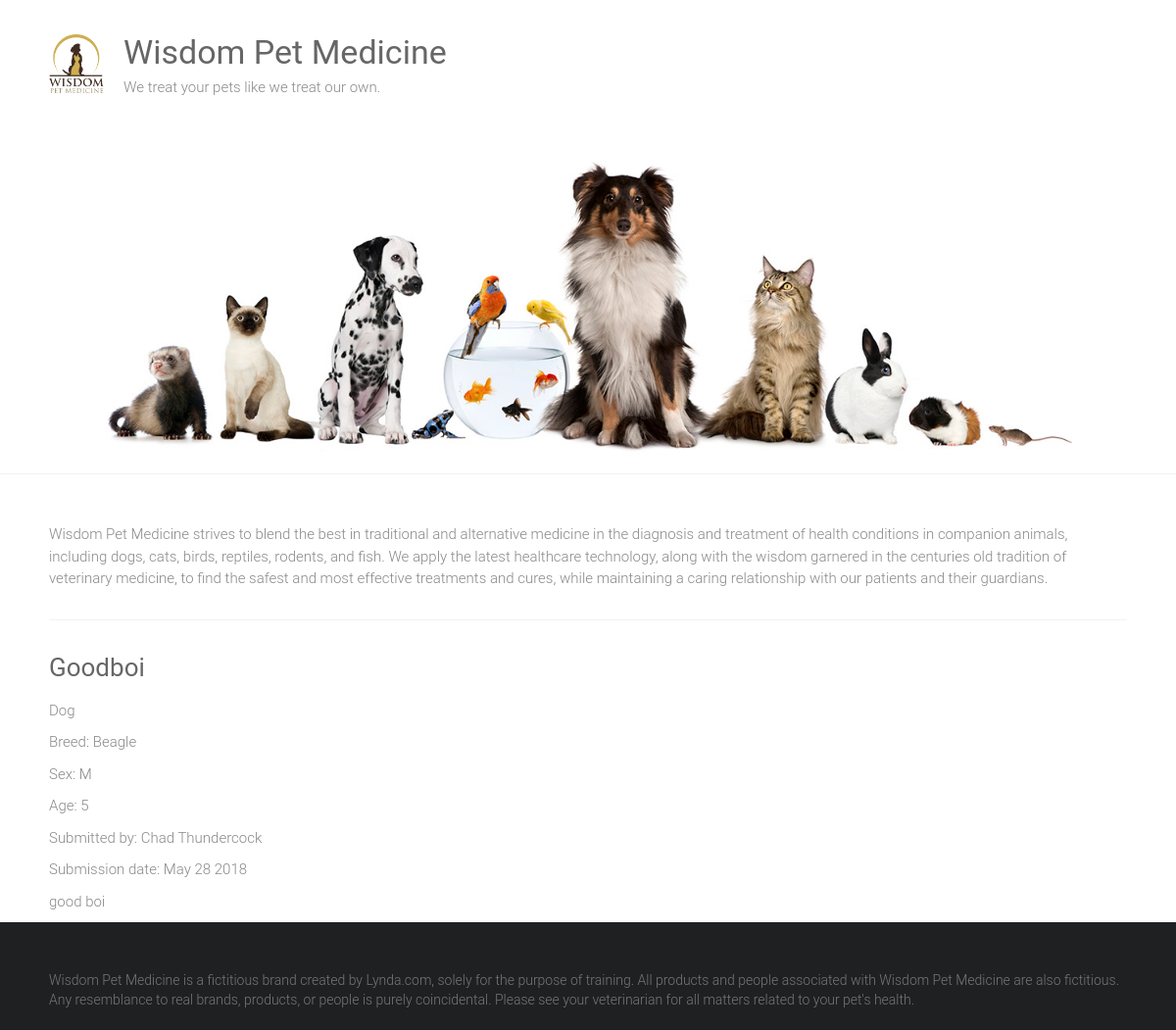
Before: /adoptions/1/ with the older database file.
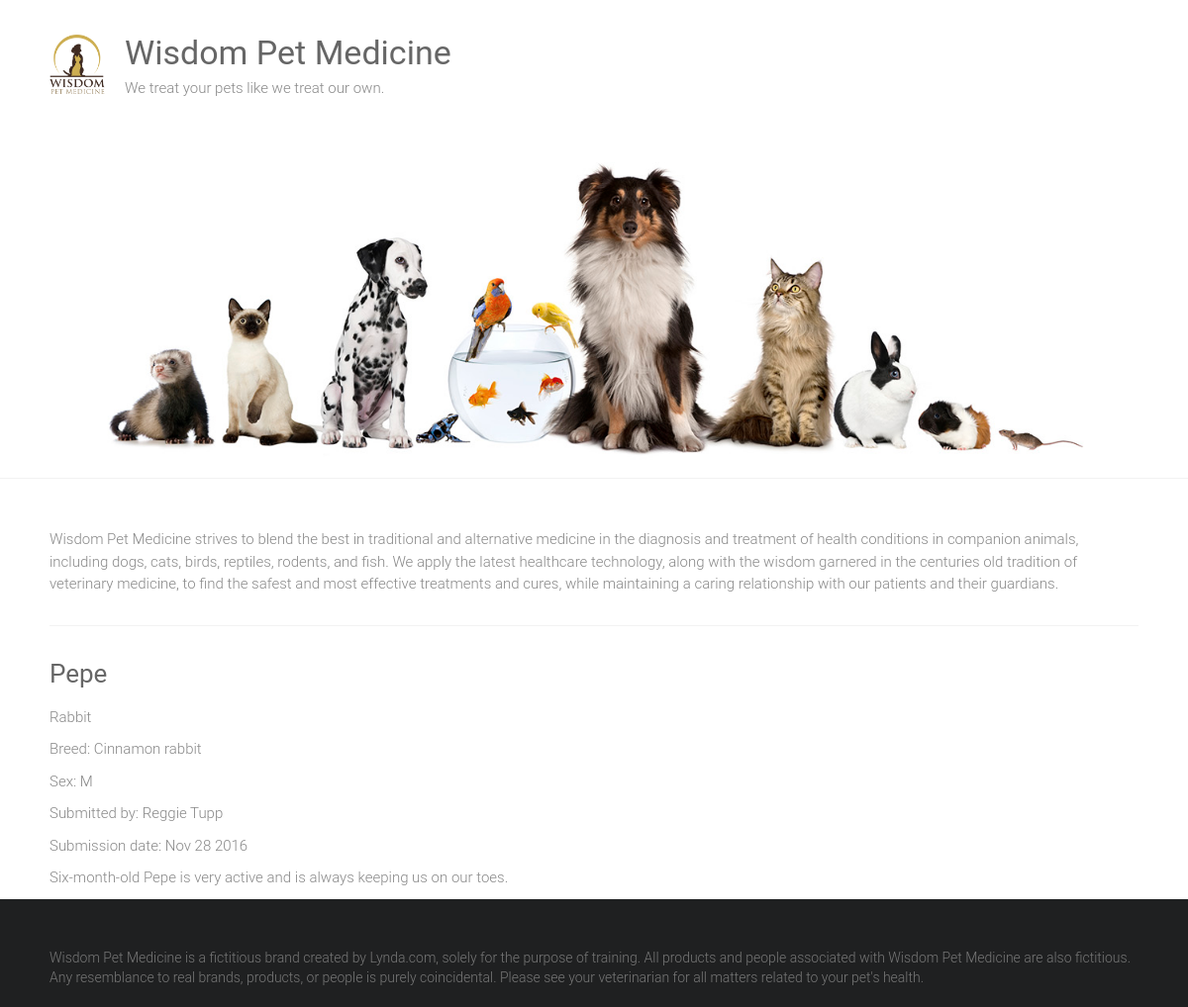
After: the same page with the newer database file.
### adoptions/models.py (models this page shows)
class Pet(models.Model):
    SEX_CHOICES = [('M','Male'),('F','Female')]
    name = models.CharField(max_length=100)
    submitter = models.CharField(max_length=100)
    species = models.CharField(max_length=30)
    breed = models.CharField(max_length=30, blank=True)
    description = models.TextField()
    sex = models.CharField(choices=SEX_CHOICES, max_length=1, blank=True)
    submission_date = models.DateField()
    age = models.IntegerField(null=True)
    vaccinations = models.ManyToManyField('Vaccine', blank=True)

### adoptions/views.py (the view)
# urls.py: url(r'^adoptions/(\d+)/', views.pet_detail, name = 'pet_detail'),
def pet_detail(request, id):
    try:
        pet = Pet.objects.get(id=id)
    except Pet.DoesNotExist:
        raise Http404('Pet Not Found')
    return render(request, 'pet_detail.html', {'pet':pet})

### adoptions/templates/pet_detail.html (shortened to what this page needs)
{% extends "base.html" %}
{% block content %}
<div>
  <h3>{{ pet.name|capfirst }}</h3>
  <p>{{ pet.species }}</p>
  {% if pet.breed %}
    <p>Breed: {{ pet.breed }}</p>
  {% endif %}
  {% if pet.sex %}
    <p>Sex: {{ pet.sex }}</p>
  {% endif %}
  {% if pet.age %}
    <p>Age: {{ pet.age }}</p>
  {% endif %}
  <p>Submitted by: {{ pet.submitter }}</p>
  <p>Submission date: {{ pet.submission_date|date:"M d Y" }}</p>
  <p>{{ pet.description }}</p>
</div>
{% endblock %}

### adoptions/templates/base.html (shortened to what this page needs)
{% load static %}
<html lang="en-US">
    <head>
        <link rel="stylesheet" id="ample-style-css" href="{% static 'style.css' %}" type="text/css" media="all">
    </head>
    <body class="wide">
        <div id="page" class="hfeed site">
            <header>
                <div class="header">
                    <div class="main-head-wrap inner-wrap clearfix">
                        <div id="header-logo-image">
                            <a href="/">
                                <img src="{% static 'images/logo.png' %}" alt="Wisdom Pet Medicine">
                            </a>
                        </div>
                        <div id="header-text" class="">
                            <h1 id="site-title">
                                <a href="/" title="Wisdom Pet Medicine" rel="home">Wisdom Pet Medicine</a>
                            </h1>
                            <p>We treat your pets like we treat our own.</p>
                        </div>
                    </div>
                    <img src="{% static 'images/header.jpg' %}" alt="Wisdom Pet Medicine">
                </div>
            </header>
            <div class="main-wrapper">
                <div class="single-page clearfix">
                    <div class="inner-wrap">
                        <p>Wisdom Pet Medicine strives to blend the best in traditional and alternative medicine in the diagnosis and treatment of health conditions in companion animals, including dogs, cats, birds, reptiles, rodents, and fish. We apply the latest healthcare technology, along with the wisdom garnered in the centuries old tradition of veterinary medicine, to find the safest and most effective treatments and cures, while maintaining a caring relationship with our patients and their guardians.</p>
                        <hr>
                        <div>
                        {% block content %}
                        {% endblock %}
                        </div>
                    </div>
                </div>
            </div>
            <footer id="colophon">
                <div class="inner-wrap">
                    Wisdom Pet Medicine is a fictitious brand created by Lynda.com, solely for the purpose of training. All products and people associated with Wisdom Pet Medicine are also fictitious. Any resemblance to real brands, products, or people is purely coincidental. Please see your veterinarian for all matters related to your pet's health.
                </div>
            </footer>
        </div>
    </body>
</html>

### static/style.css (style rules this page uses)
html, body, div, span, applet, object, iframe, h1, h2, h3, h4, h5, h6, p, blockquote, pre, a, abbr, acronym, address, big, cite, code, del, dfn, em, font, ins, kbd, q, s, samp, small, strike, strong, sub, sup, tt, var, dl, dt, dd, ol, ul, li, fieldset, form, label, legend, table, caption, tbody, tfoot, thead, tr, th, td { border: 0; font: inherit; font-size: 100%; font-style: inherit; font-weight: inherit; margin: 0; outline: 0; padding: 0; vertical-align: baseline; }
html { overflow-y: scroll; -webkit-text-size-adjust: 100%; -ms-text-size-adjust: 100%; }
article, aside, details, figcaption, figure, footer, header, main, nav, section { display: block; }
h1, h2, h3, h4, h5, h6 { color: #666666; line-height: 1.4; padding-bottom: 15px; font-weight: normal; }
h1 { font-size: 30px; }
h3 { font-size: 26px; }
body, button, input, select, textarea { color: #888888; font-size: 15px; line-height: 1.5; font-family: 'Roboto', sans-serif; font-weight: 300; }
p { color: #888888; font-size: 15px; line-height: 1.5; margin-bottom: 15px; font-weight: 300; }
body { background: #f2f2f2; }
hr { border-color: #f2f2f2; border-style: solid none none; border-width: 1px 0 0; height: 0; margin: 30px 0; }
a { color: #80abc8; text-decoration: none; -webkit-transition: 0.25s ease-in-out; -moz-transition: 0.25s ease-in-out; transition: 0.25s ease-in-out; -ms-transition: 0.25s ease-in-out; -o-transition: 0.25s ease-in-out; }
img { max-width: 100%; height: auto; vertical-align: top; margin-bottom: 18px; }
a img { border: 0; }
.clearfix:after { visibility: hidden; display: block; font-size: 0; content: " "; clear: both; height: 0; }
.clearfix { display: inline-block; }
.clearfix { display: block; }
body { padding-top: 30px; padding-bottom: 30px; }
body.wide { padding-top: 0; padding-bottom: 0; }
#page { background-color: #ffffff; margin: 0 auto; max-width: 1180px; box-shadow: 0 1px 2px 0 rgba(0, 0, 0, 0.1); }
.wide #page { max-width: 100%; }
.inner-wrap { max-width: 1100px; margin: 0 auto; }
.main-head-wrap { padding: 30px 0; }
.header { border-bottom: 1px solid #f2f2f2; }
#header-logo-image { float: left; padding: 5px 20px 5px 0; max-width: 100%; }
#header-logo-image img { margin-bottom: 0px; max-height: 60px; height: auto; width: auto; }
#header-text { float: left; padding-right: 20px; }
#site-title { padding-bottom: 0; }
#site-title a { color: #666666; font-size: 34px; }
.single-page { margin-top: 50px; }
.single-page p { margin-bottom: 10px; }
#colophon { font-size: 14px; clear: both; color: #777; background-color: #1f2021; overflow: hidden; padding: 50px 0 20px; }
#colophon, #colophon p { font-size: 14px; line-height: 1.4; }

Changed rows visible on the page:
changed Pet: name "Goodboi" → "Pepe"; species "Dog" → "Rabbit"; breed "Beagle" → "Cinnamon rabbit"; submitter "Chad Thundercock" → "Reggie Tupp"; submission_date "May 28 2018" → "Nov 28 2016"; description "good boi" → "Six-month-old Pepe is very active and is always keeping us on our toes."; age "5" → (not shown)
Other visible differences:
text no longer shown: "Age:"
